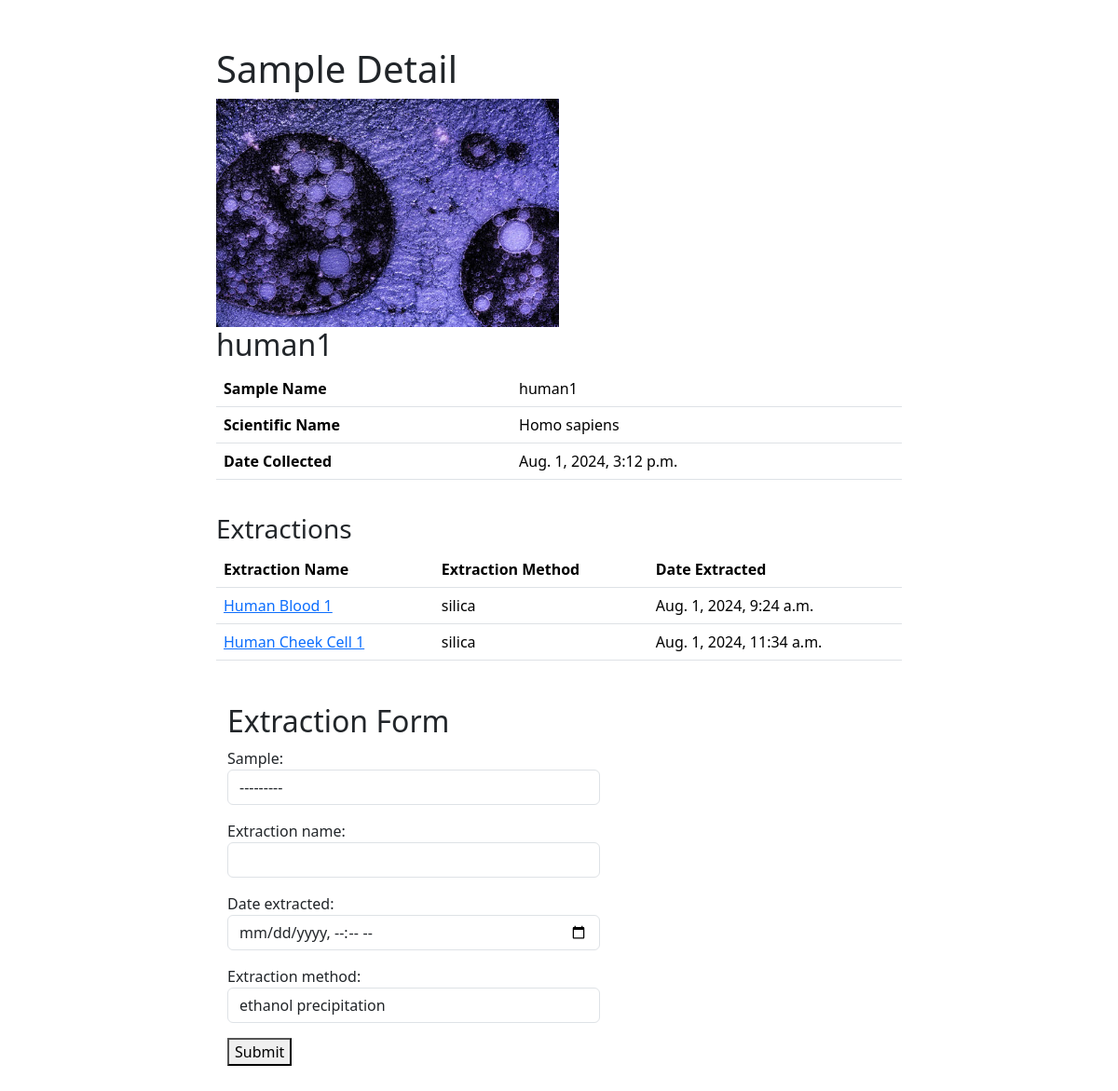
/LIMS/sample/27, run on the app's committed database.
### LIMS/models.py (models this page shows)
class Sample(models.Model):
    sample_name = models.CharField(max_length=200, unique=True)
    taxon_id = models.CharField(max_length=20)
    scientific_name = models.CharField(max_length=200)
    common_name = models.CharField(max_length=200, default='')
    date_collected = models.DateTimeField("date collected")
    Sample_Img = models.ImageField(upload_to='images/')
    def __str__(self):
        return self.sample_name

class Extraction(models.Model):
    sample = models.ForeignKey(Sample, on_delete=models.CASCADE)
    extraction_date = models.DateTimeField("date extracted")
    extraction_name = models.CharField(max_length=200)
    extraction_method_list = ["phenol chloroform", "ethanol precipitation", "silica"]
    extraction_method_list_sorted = sorted([(item, item) for item in extraction_method_list])
    extraction_method = models.CharField(max_length=25, choices=extraction_method_list_sorted, default="ethanol precipitation")

### LIMS/views.py (the view)
# urls.py: path('sample/<int:sample_id>', views.DetailView, name="sample"),
def DetailView(request, sample_id):
    if request.method == 'GET':
        samples = Sample.objects.all()
    s = Sample.objects.get(pk=sample_id)
    if request.method == 'POST':
        form = ExtractionForm(request.POST, request.FILES)
        extraction_name = request.POST.get('extraction_name', '')
        extraction_method = request.POST.get('extraction_method', '')
        extraction_date = request.POST.get('extraction_date', '')
        if '' in (extraction_name, extraction_method, extraction_date):
            pass
        else:
            e = Extraction(extraction_name=extraction_name, extraction_method=extraction_method, extraction_date=extraction_date, sample=s)
            e.save()
    else:
        form = ExtractionForm()
    context = {
        "sample": s,
        "sample_id": sample_id,
        'form': form,
    }
    exts = s.extraction_set.all()
    context["extractions"] = exts
    return render(request, "LIMS/sample_detail.html", context)

### LIMS/forms.py
class Extraction(forms.ModelForm):
    class Meta:
        model = Extraction
        fields = ['sample', 'extraction_name', 'extraction_date', 'extraction_method']
        widgets = {
            'sample': forms.Select(attrs={
                'class': "form-control",
                'style': 'max-width: 400px;',
            }),
            'extraction_name': TextInput(attrs={
                'class': "form-control",
                'style': 'max-width: 400px;',
                }),
            'extraction_date': forms.DateTimeInput(attrs={
                'class':'form-control',
                'style': 'max-width: 400px;',
                'type': 'datetime-local',
            }),
            'extraction_method': forms.Select(attrs={
                'class': "form-control",
                'style': 'max-width: 400px;',
            })
        }

### LIMS/templates/LIMS/sample_detail.html (shortened to what this page needs)
{% extends "master.html" %}
{% block content %}
<h1>Sample Detail</h1>
            <div class="col-md-4">
                    <img src="{{ sample.Sample_Img.url }}" class="img-responsive" style="width: 150%;"/>
            </div>
<h2>{{ sample.sample_name }}</h2>
<table class="table">
    <tr>
        <th>Sample Name</th>
        <td>{{ sample.sample_name }}</td>
    </tr>
    <tr>
        <th>Scientific Name</th>
        <td>{{ sample.scientific_name }}</td>
    </tr>
    <tr>
        <th>Date Collected</th>
        <td>{{ sample.date_collected }}</td>
    </tr>
</table>
<h3 style="position: relative; top: 20px;">Extractions</h3>
<table class="table" style="position: relative; top: 20px;">
    <tr>
        <th>Extraction Name</th>
        <th>Extraction Method</th>
        <th>Date Extracted</th>
    </tr>
{% for extraction in sample.extraction_set.all %}
    <tr>
        <td><a href="/LIMS/extraction/{{ extraction.pk }}">{{ extraction.extraction_name }}</a></td>
        <td>{{ extraction.extraction_method }}</td>
        <td>{{ extraction.extraction_date }}</td>
    </tr>
{% endfor %}
</table>
<div class="container" style="position: relative; top: 50px;">
    <h2>Extraction Form</h2>
    <form method = "post" enctype="multipart/form-data">
        <div class="form-group">
            {{ form.as_p }}
            <button type="submit" style="margin-bottom: 50px;">Submit</button>
        </div>
    </form>
</div>
{% endblock %}

### LIMS/templates/LIMS/master.html (shortened to what this page needs)
{% load static %}
<html lang="en">
<head>
    <link href="https://cdn.jsdelivr.net/npm/bootstrap@5.3.3/dist/css/bootstrap.min.css" rel="stylesheet"
>
</head>
<body>
<div class="container">
    <div class="row">
        <div class="col-2"></div>
        <div class="col-8">
            {% block content %}
            {% endblock %}
        </div>
        <div class="col-2"></div>
    </div>
</div>
</body>
</html>

### data on the page
Sample: Sample_Img (picture), sample_name "human1", scientific_name "Homo sapiens", date_collected "Aug. 1, 2024, 3:12 p.m."
Extraction: extraction_name "Human Blood 1", extraction_method "silica", extraction_date "Aug. 1, 2024, 9:24 a.m."
Extraction: extraction_name "Human Cheek Cell 1", extraction_method "silica", extraction_date "Aug. 1, 2024, 11:34 a.m."
